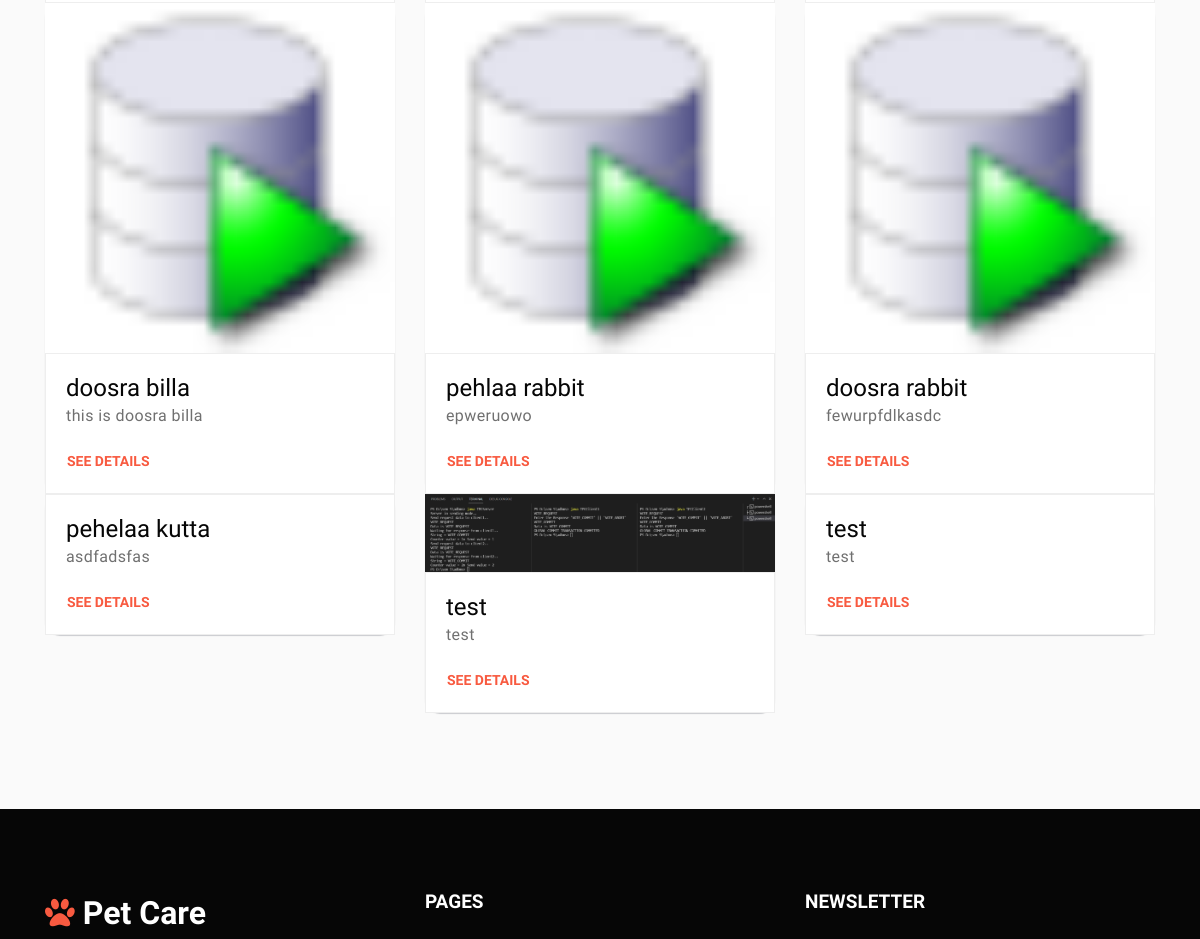
The page /explore/ (middle part) on the database as committed earlier.
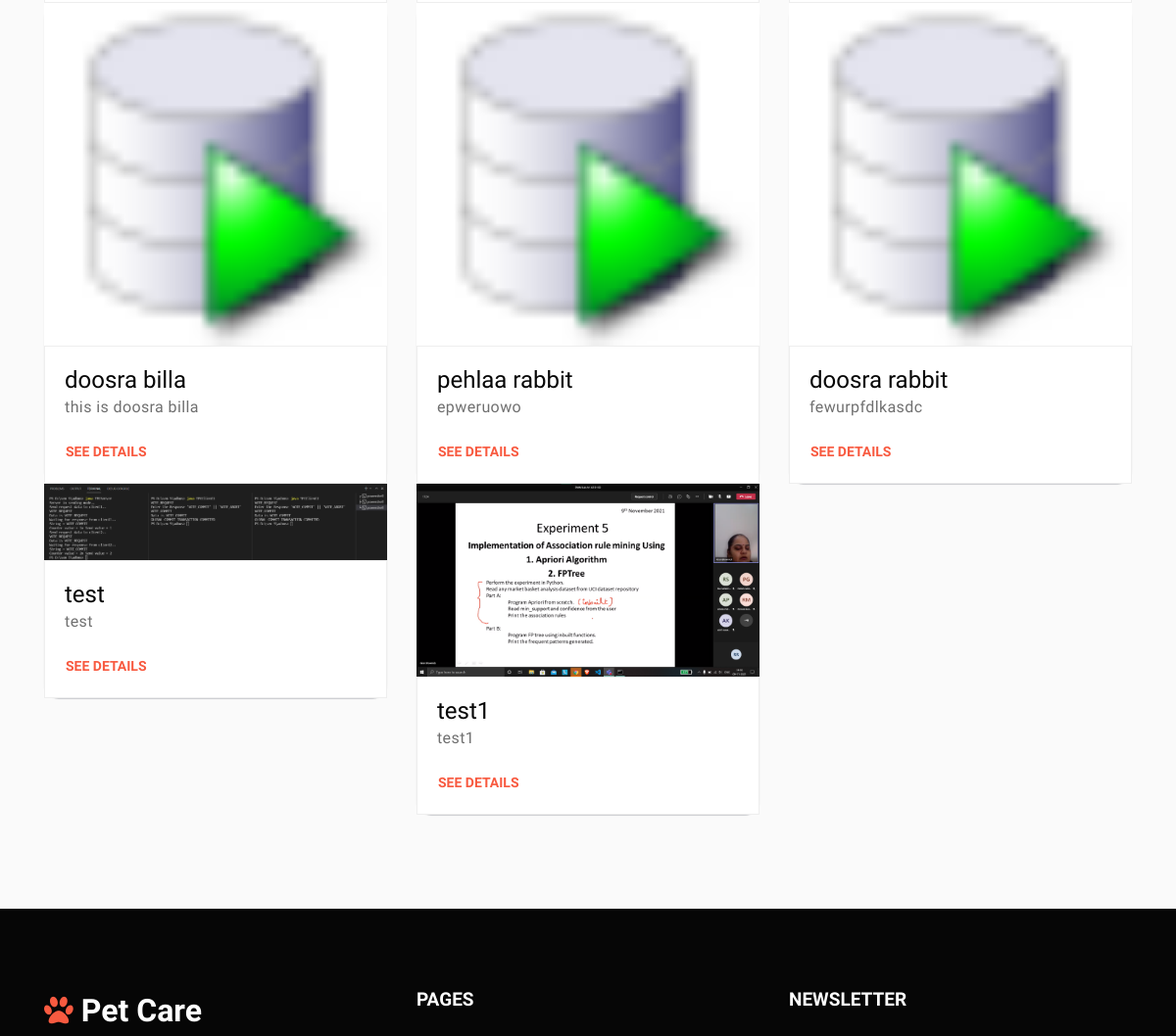
The same page on the database as committed later.
### core/models.py (models this page shows, shortened)
class Transaction(models.Model):
    name=models.CharField(max_length=100)
    desc= models.TextField()
    img = models.ImageField(upload_to='pics')
    donor_id = models.ForeignKey(User, on_delete=models.CASCADE)
    accepted_req_id = models.ForeignKey('Request', on_delete=models.CASCADE, blank=True, null=True)
    class Meta:
        verbose_name = "Transaction"
        verbose_name_plural = "Transactions"

### core/views.py (the view)
# urls.py: path("explore/", views.exploreRenderer, name="explore-page"),
def exploreRenderer(request):
    if request.method == "GET":
        return render(request, TEMPLATE_MAPPING["explore-page"], context={"objects": Transaction.objects.filter(accepted_req_id__isnull=True)})

### core/templates/explore.html (shortened to what this page needs)
{% load static %}
<!doctype html>
<html lang="en">
<head>
    <link rel="stylesheet" href="{% static 'css/style-starter.css' %}">
</head>
<body>
    <div class="w3l-grids-block-5 py-5">
        <div class="container pb-md-5 py-4">
            <div class="row">
                {% for object in objects %}
                <div class="col-lg-4 col-md-6">
                    <div class="blog-card-single">
                        <div class="grids5-info">
                            <a href="{{object.img.url}}"><img src="{{object.img.url}}" alt="" /></a>
                            <div class="blog-info">
                                <h4>{{object.name}}</h4>
                                <p>{{object.desc}}</p>
                                <a class="btn btn-style" href="{% url 'pet-details-page' transaction_id=object.id %}">See Details</a>
                            </div>
                        </div>
                    </div>
                </div>
                {% endfor %}
            </div>
        </div>
    </div>
    <section class="w3l-footer-16">
        <div class="w3l-footer-16-main">
            <div class="container">
                <div class="row footer-p">
                    <div class="col-lg-4 pr-lg-5">
                        <a class="logo" href="{% url 'index-page' %}"><i class="fa fa-paw" aria-hidden="true"></i> Pet Care</a>
                    </div>
                    <div class="col-lg-4 mt-lg-0 mt-4">
                        <h3>Pages</h3>
                    </div>
                    <div class="col-lg-4 col-md-7 column mt-lg-0 mt-4">
                        <h3>Newsletter </h3>
                    </div>
                </div>
            </div>
        </div>
    </section>
</body>
</html>

Rows that differ between the two databases and show on the page:
removed Transaction: name "pehelaa kutta", desc "asdfadsfas"
removed Transaction: name "test", desc "test"
added Transaction: img (picture), name "test1", desc "test1"
